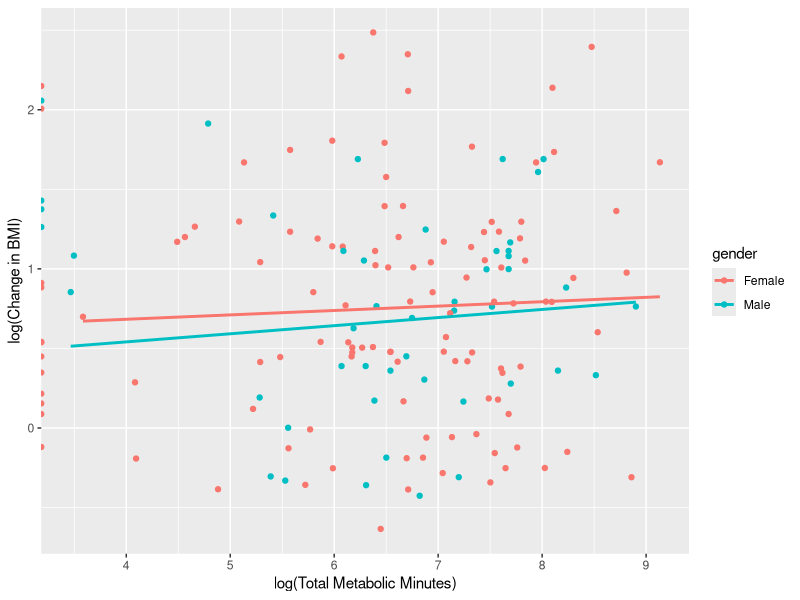

The R script that drew this image:
## ---- chunk 1
knitr::opts_chunk$set(echo = TRUE)
## ---- chunk 2
library(readxl)
library(dplyr)
library(ggplot2)
df <- read_excel("Practicum 1.xlsx")

## ---- chunk 3
table(is.na(df))
## ---- chunk 4
# compute change in BMI(kg/m^2)

# compute starting weight
df$start_weight_lbs = df$bweight - df$pounds_gained

# convert lbs to kg
df$start_weight_kg = 0.453592 * df$start_weight_lbs

# convert inch to meter
df$height_meter = 0.0254 * df$height

# compute starting BMI 
df$BMI_start = df$start_weight_kg/(df$height_meter^2)

# compute change in BMI
df$BMI_change = df$BMI - df$BMI_start
## ---- chunk 5
# imputation for Total_met_min
df$Total_met_min_imp = 8* df$`Vig ex Time` + 4* df$`Mod ex time` + 3.3*df$`Walk ex Time`
## ---- chunk 6
sum(is.na(df$Age))
sum(is.na(df$Total_met_min_imp))
sum(is.na(df$BMI_change))
## ---- chunk 7
library(arsenal)
newdf <- df[c("gender", "Age", "shift", "Total_met_min_imp", "BMI_change")]
summary(newdf, title="old")
data_complete_cases <- newdf[complete.cases(newdf), ]
summary(data_complete_cases)
head(data_complete_cases)
## ---- chunk 8
sum(is.na(data_complete_cases$Age))
sum(is.na(data_complete_cases$Total_met_min_imp))
sum(is.na(data_complete_cases$BMI_change))
## ---- chunk 9
ggplot(data_complete_cases,aes(y = log(BMI_change), x = log(Total_met_min_imp), color = gender) )+
geom_point() + geom_smooth(method = "lm", fill = NA) + 
  xlab("log(Total Metabolic Minutes)") + 
  ylab("log(Change in BMI)") 

## ---- chunk 10
data_complete_cases$ttm = data_complete_cases$Total_met_min_imp + 0.01
m1 = lm(log(BMI_change) ~ log(ttm) + shift + Age + gender, data = data_complete_cases)
summary(m1)

# RSS
sum(residuals(m1)^2)
## ---- chunk 11
t.test(BMI_change ~ gender, data = data_complete_cases )
t.test(Total_met_min_imp ~ gender, data = data_complete_cases )
## ---- chunk 12
# export regerssion output to latex
# install.packages("texreg")
# library(texreg)
# texreg(list(m1,m2))
## ---- chunk 13
data_complete_cases$ttm = data_complete_cases$Total_met_min_imp + 0.1
m2 = lm(log(BMI_change) ~ log(ttm)*gender + shift + Age, data = data_complete_cases)
summary(m2)
## ---- chunk 14
# F-test
anova(m1, m2)
